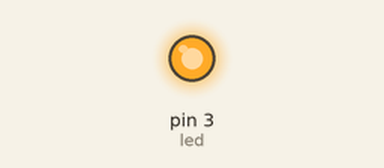
Simulated run of this sketch. Board: Arduino Uno, built with avr-gcc and run on an emulated ATmega328P. Shown: output pins drawn as LEDs (lit = HIGH).

Above: at 0.1 s.
Timing chart, 0 to 1.6 s (numbered marks = the images above):
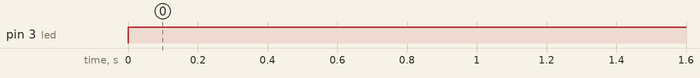

The sketch:

code-1-6.ino
```cpp
#define led 3

void setup()
{
   pinMode(led, OUTPUT);
}

void loop()
{
  analogWrite(led, 255);
}
```

Measured:
- by itself, pin 3 (led): LOW → HIGH at 0.00 s
